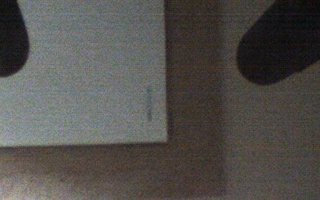
#> input picture cv_test_images/absoluter_Schatten.jpg, 320 x 200 px
$ python -i detector.py   (imports and definitions only)
#> lines starting #> are read from the running program, lines starting #| are printed output that depends on the picture; after the words box and inside, x2 and y2 are one past the last pixel; in counts of white or black regions, pixels touching at a corner belong together
#> further down, picture is the input picture: shape (200, 320, 3); mean B, G, R 76.5, 79.9, 82.6
#!/usr/bin/env python
#-*- coding:utf-8 -*-
import cv2 as cv
import sys
import numpy as np
from copy import deepcopy

# [48 lines left out: function create_rim, not called in this run]

def create_box_mask(contour, image_shape):
    """
    Creates a mask with a box contour of the given contour.

        Parameters:
            contour:        Contour as base for the mask
            image_shape:    Shape of the box to be created
        Return:
            mask:           Created mask of box contour
    """
    mask = np.ones(image_shape, np.uint8)
    box = create_box_contour(contour)
    cv.drawContours(mask, [box], 0, 255, -1)
    return mask

def create_box_contour(contour):
    """
    Creates a box contour on basis of the given contour.

        Parameters:
            contour:    Basis for the box contour to be created
        Return:
            box:        Box contour
    """
    rect = cv.minAreaRect(contour)
    box = cv.boxPoints(rect)
    box = np.int0(box)
    return box

# [37 lines left out: function get_box_info, not called in this run]

def find_match(img, comparator, maxL=1280.0, minL=0.0, verbose=False):
    """
    Extracts all contours from the given image, finds the best matching one to the comparator and returns it in form of different datatypes.

    img and comparator must have the same resolution.

        Parameters:
            img:            Image on which the designated contour shall be found
            comparator:     Mask which resembles the box contour to be found
            maxL:           Maximal mainlength of the box contour to be found
            minL:           Minimal mainlength of the box contour to be found
            verbose:        Flag to print messages for debugging
        Return:
            True/False:     Whether a match was found or not
            best_contour:   Box contour of the best match; None if no match was found
            best_mask:      Mask of the box contour of the best match; None if no match was found
            show_img:       Grayscale input image with found best matching box contour drawn on it in green; None if no match was found
    """
#> called with maxL = 120, minL = 60, verbose = False
    if len(img.shape) > 2:
        img = cv.cvtColor(img, cv.COLOR_BGR2GRAY)
    edges = cv.Canny(img, 10, 100)
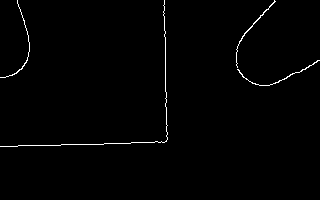
#> edges: shape (200, 320); 0.98% white in thin lines or dots, all inside (x1, y1, x2, y2) = (0, 0, 320, 147)
    contours = cv.findContours(edges.copy(), cv.RETR_TREE, cv.CHAIN_APPROX_SIMPLE)[1]
#> contours = 4 contours, 2 with area under 20; largest, box (x1, y1, x2, y2) and area: (236, 0, 276, 68) 32, (237, 60, 320, 86) 28
    best_match = 1.0
    best_contour = None
    i = 0
    for c in contours:
        work_mask = create_box_mask(c, img.shape)
        match = cv.matchShapes(comparator, work_mask, 2, 0.0)
        arcL = cv.arcLength(create_box_contour(c), True)
        if arcL < maxL and arcL > minL and match < best_match:
            i+=1
            if verbose:
                print(arcL)
            best_match = match
            best_mask = deepcopy(work_mask)
            best_contour = create_box_contour(c)
#> this loop made 4 passes
#> arcL on passes 1 to 4: 204.3, 174.4, 650.2, 202.4
#> pass 1, in find_match, `work_mask = create_box_mask(c, img.shape)`:
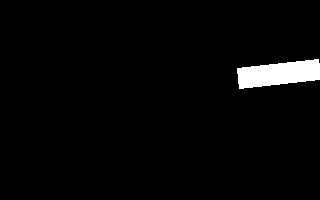
#> work_mask: shape (200, 320); values 1 (black) and 255 (white), 2.7% white; 1 white region, box (x1, y1, x2, y2) and area: (237, 59, 320, 89) 1733
#> pass 2, in find_match, `work_mask = create_box_mask(c, img.shape)`:
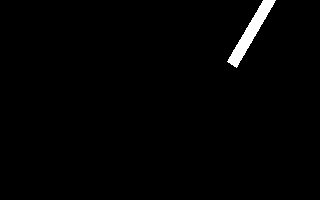
#> work_mask: shape (200, 320); values 1 (black) and 255 (white), 1.3% white; 1 white region, box (x1, y1, x2, y2) and area: (227, 0, 276, 68) 860
#> pass 3, in find_match, `work_mask = create_box_mask(c, img.shape)`:
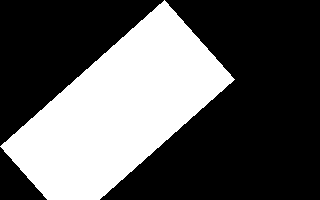
#> work_mask: shape (200, 320); values 1 (black) and 255 (white), 35.5% white; 1 white region, box (x1, y1, x2, y2) and area: (0, 0, 235, 200) 22725
#> after the loop:
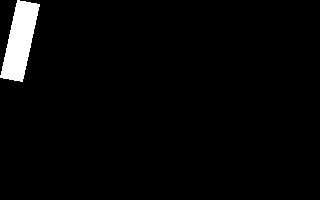
#> work_mask: shape (200, 320); values 1 (black) and 255 (white), 2.9% white; 1 white region, box (x1, y1, x2, y2) and area: (0, 0, 40, 82) 1862
#> after the loop, best_match = 1; i = 0
    if verbose:
        print("deviation for best match at: {}%\nnumber of best matches: {}".format(float(best_match)*100, i))
    if not best_contour is None:
        show_img = cv.cvtColor(deepcopy(img), cv.COLOR_GRAY2BGR)
        cv.drawContours(show_img, [best_contour], 0, (0,255,0), 1)
        return True, best_contour, best_mask, show_img
    else:
        return False, None, None, None

# [44 lines left out: functions sortkey_first, find_matches, not called in this run]

def detect_staple(img):
    """
    Function to detect staples in a given image.

    The given image must have a resolution of 640x400 or 320x200.
    This functions uses different approaches and return parameters for the different image resolutions.
    So please choose the right resolution for the effect you want to accomplish.

    640x400 -> The Method searches for all contours on the image that resemble that of a staple from afar. It returns a sorted list of all found contours with a deviation of maximum 15%
    320x200 -> The Method searches for the contour that resembles that of a staple from near with the least deviation.

        Parameters:
            img:                Image on which the designated contour shall be found
        Return:
            640x400:
                success:        True if at least one match was found, else False
                found_matches:  List of all found matches, sorted by deviation in ascending order; None if no matches were found
                None:           Only for compatibility with the return parameters for 320x200 images
            320x200:
                success:        True if a match was found, else False
                found_contour:  Box contour of the found match
                cnt_img:        Given image with the found contour drawn on it
    """
    if len(img.shape) > 2:
        img = cv.cvtColor(img, cv.COLOR_BGR2GRAY)
    if img.shape[0] == 400:
        cmp_mask = cv.imread("/home/user/schuermann_BA/ros_ws/src/baxter_staples/cv_images/masks/small_staple.jpg", 0)
        maxL = 50.0
        minL = 20.0
        success, found_matches = find_matches(img, cmp_mask, maxL=maxL, minL=minL)
        if not success:
            print("cannot find any staple")
            return success, None, None
        return success, found_matches, None
    elif img.shape[0] == 200:
        cmp_mask = cv.imread("/home/user/schuermann_BA/ros_ws/src/baxter_staples/cv_images/masks/staple1.jpg", 0)
        maxL = 120.0
        minL = 60.0
        img = cv.GaussianBlur(img, (5,5), 0)
        success, found_contour, best_mask, cnt_img = find_match(img, cmp_mask, maxL=maxL, minL=minL)
#> success = False
        if not success:
            print("cannot find any staple")
            return success, img, None
        return success, found_contour, cnt_img
    else:
        print("given image has wrong resolution. Please provide a picture with following format: 640x400")
        return success, img, None


# [70 lines left out: functions detect_paper, mask_window, draw_cnt_on_img, not called in this run]

>>> import cv2
>>> picture = cv2.imread('../../cv_test_images/absoluter_Schatten.jpg')
>>> result = detect_staple(picture)

$ run again, on cv_test_images/gardinen_zu.jpg
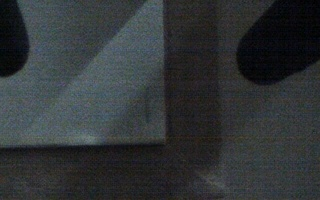
#> input picture cv_test_images/gardinen_zu.jpg, 320 x 200 px
#> picture is the input picture: shape (200, 320, 3); mean B, G, R 54.5, 52.6, 48.6
#> in find_match, `edges = cv.Canny(img, 10, 100)`:
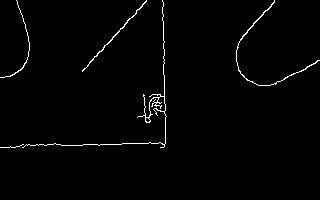
#> edges: shape (200, 320); 1.4% white in thin lines or dots, all inside (x1, y1, x2, y2) = (0, 0, 320, 148)
#> contours = 6 contours, 3 with area under 20; largest, box (x1, y1, x2, y2) and area: (236, 0, 320, 86) 59, (82, 0, 147, 72) 49, (22, 0, 167, 148) 44
#> the loop in find_match, `for c in contours:` made 6 passes
#> arcL on passes 1 to 4: 49.94, 291.6, 608.3, 17.11
#> pass 3, in find_match, `work_mask = create_box_mask(c, img.shape)`:
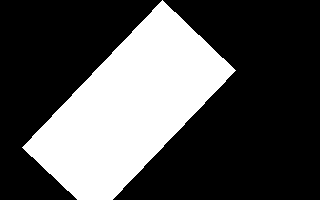
#> work_mask: shape (200, 320); values 1 (black) and 255 (white), 31.9% white; 1 white region, box (x1, y1, x2, y2) and area: (22, 0, 236, 200) 20399
#> after the loop in find_match, `for c in contours:`: best_match = 1; i = 0
#> success = False

$ run again, on cv_test_images/gardinen_zu_licht_an.jpg
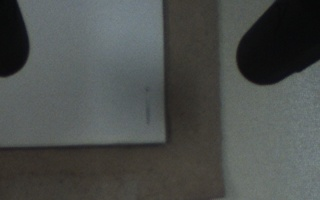
#> input picture cv_test_images/gardinen_zu_licht_an.jpg, 320 x 200 px
#> picture is the input picture: shape (200, 320, 3); mean B, G, R 76.7, 78.7, 75.5
#> in find_match, `edges = cv.Canny(img, 10, 100)`:
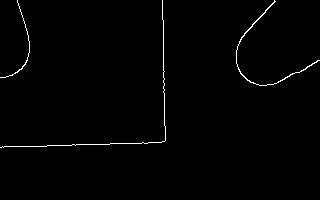
#> edges: shape (200, 320); 0.98% white in thin lines or dots, all inside (x1, y1, x2, y2) = (0, 0, 320, 148)
#> contours = 3 contours, 2 with area under 20; largest, box (x1, y1, x2, y2) and area: (236, 0, 320, 86) 68
#> the loop in find_match, `for c in contours:` made 3 passes
#> arcL on passes 1 to 3: 291.6, 648.5, 202.4
#> pass 2, in find_match, `work_mask = create_box_mask(c, img.shape)`:
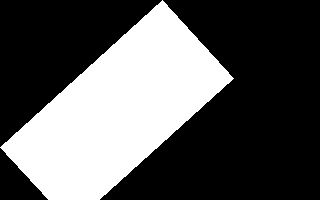
#> work_mask: shape (200, 320); values 1 (black) and 255 (white), 35.3% white; 1 white region, box (x1, y1, x2, y2) and area: (0, 0, 234, 200) 22574
#> after the loop in find_match, `for c in contours:`: best_match = 1; i = 0
#> success = False
